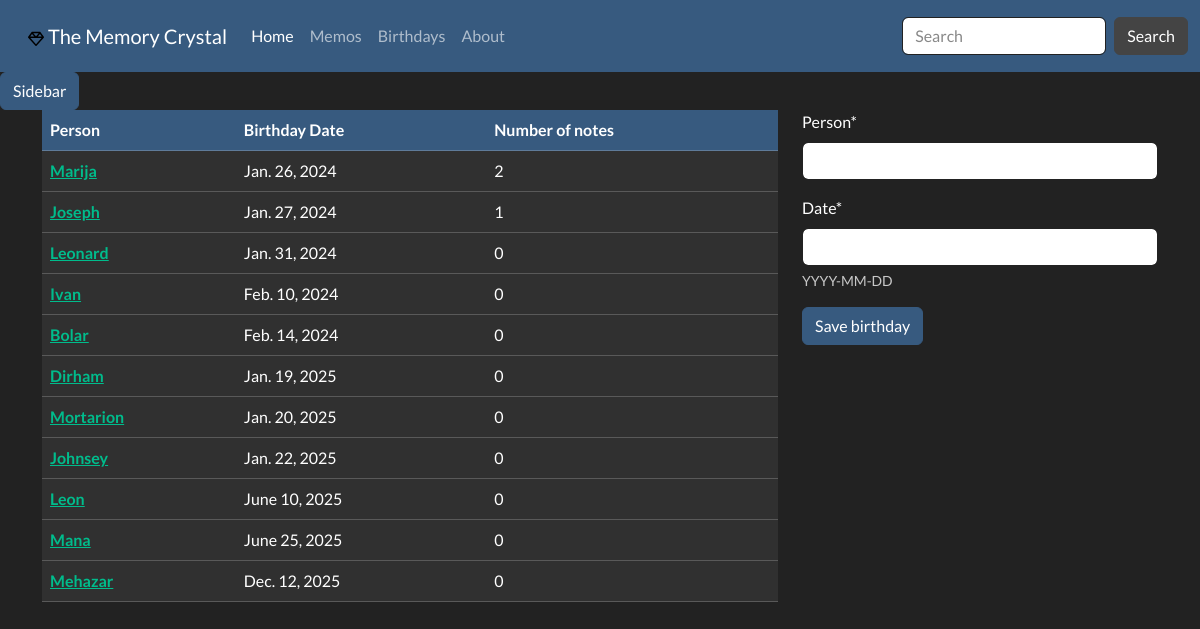
The app's page /notes/birthday/all with its own data.
### memory_crystal/models.py (models this page shows, shortened)
class Birthday(models.Model):
    person = models.CharField(max_length=100, unique=True)
    bdate = models.DateField(help_text='YYYY-MM-DD', verbose_name='Date')

### memory_crystal/views.py (the view, shortened to what this page needs)
# urls.py: path('birthday/all', views.birthday_list_view, name='birthdays-all'),
def birthday_list_view(request):
    bd_form = BirthdayForm
    birthday_list = Birthday.objects.all().order_by('bdate')
    context = {
        'bd_form': bd_form,
        'birthday_list': birthday_list
    }
    return render(request, 'memory_crystal/birthday_list.html', context=context)

### memory_crystal/models.py (called while the page is built)
    def __str__(self) -> str:
        return f'{self.name.title()}'

### memory_crystal/templatetags/memo_extras.py (called while the page is built)
@register.inclusion_tag('memory_crystal/offcanvas.html')
def render_offcanvas():
    all_categories = Category.objects.all()
    return {'all_categories': all_categories}

### memory_crystal/templates/memory_crystal/birthday_list.html (shortened to what this page needs)
{% extends 'memory_crystal/base.html' %}
{% block content %}
{% load crispy_forms_tags %}
<div class="container">
    <div class="row">
        <div class="col-8">
            <div class="brithday-table">
                <table class="table table-hover">
                  <thead>
                    <tr class="table-primary">
                      <th scope="col">Person</th>
                      <th scope="col">Birthday Date</th>
                      <th scope="col">Number of notes</th>
                    </tr>
                  </thead>
                  <tbody>
                  {% for birthday in birthday_list %}
                    <tr class="table-dark">
                      <th scope="row"><a href="{% url 'birthday-detail' birthday.id %}">{{ birthday.person }}</a></th>
                      <td>{{ birthday.bdate }}</td>
                      <td>{{ birthday.notes.all.count }}</td>
                    </tr>
                  {% endfor %}
                  </tbody>
                </table>
            </div>
        </div>
        <div class="col-4">
            <div class="fieldWrapper">
                <form method="post">
                    {{ bd_form | crispy }}
                    <input type="submit" class="btn btn-primary" value="Save birthday">
                </form>
            </div>
        </div>
    </div>
</div>
{% endblock %}

### records on screen
Birthday: person "Marija", bdate "Jan. 26, 2024", notes.all.count "2"
Birthday: person "Joseph", bdate "Jan. 27, 2024", notes.all.count "1"
Birthday: person "Leonard", bdate "Jan. 31, 2024", notes.all.count "0"
Birthday: person "Ivan", bdate "Feb. 10, 2024", notes.all.count "0"
Birthday: person "Bolar", bdate "Feb. 14, 2024", notes.all.count "0"
Birthday: person "Dirham", bdate "Jan. 19, 2025", notes.all.count "0"
Birthday: person "Mortarion", bdate "Jan. 20, 2025", notes.all.count "0"
Birthday: person "Johnsey", bdate "Jan. 22, 2025", notes.all.count "0"
Birthday: person "Leon", bdate "June 10, 2025", notes.all.count "0"
Birthday: person "Mana", bdate "June 25, 2025", notes.all.count "0"
Birthday: person "Mehazar", bdate "Dec. 12, 2025", notes.all.count "0"
